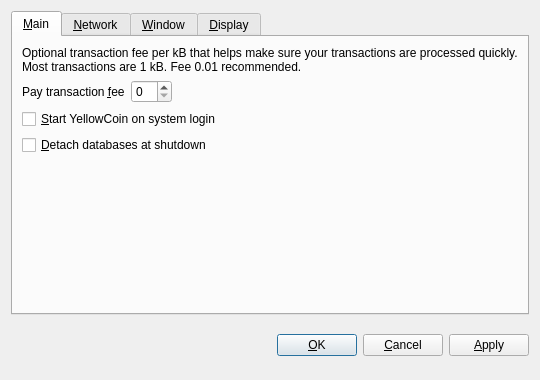
<?xml version="1.0" encoding="UTF-8"?>
<ui version="4.0">
 <class>OptionsDialog</class>
 <widget class="QDialog" name="OptionsDialog">
  <property name="geometry">
   <rect>
    <x>0</x>
    <y>0</y>
    <width>540</width>
    <height>380</height>
   </rect>
  </property>
  <property name="windowTitle">
   <string>Options</string>
  </property>
  <property name="modal">
   <bool>true</bool>
  </property>
  <layout class="QVBoxLayout" name="verticalLayout">
   <item>
    <widget class="QTabWidget" name="tabWidget">
     <property name="tabPosition">
      <enum>QTabWidget::North</enum>
     </property>
     <property name="currentIndex">
      <number>0</number>
     </property>
     <widget class="QWidget" name="tabMain">
      <attribute name="title">
       <string>&amp;Main</string>
      </attribute>
      <layout class="QVBoxLayout" name="verticalLayout_Main">
       <item>
        <widget class="QLabel" name="transactionFeeInfoLabel">
         <property name="text">
          <string>Optional transaction fee per kB that helps make sure your transactions are processed quickly. Most transactions are 1 kB. Fee 0.01 recommended.</string>
         </property>
         <property name="textFormat">
          <enum>Qt::PlainText</enum>
         </property>
         <property name="wordWrap">
          <bool>true</bool>
         </property>
        </widget>
       </item>
       <item>
        <layout class="QHBoxLayout" name="horizontalLayout_Main">
         <item>
          <widget class="QLabel" name="transactionFeeLabel">
           <property name="text">
            <string>Pay transaction &amp;fee</string>
           </property>
           <property name="textFormat">
            <enum>Qt::PlainText</enum>
           </property>
           <property name="buddy">
            <cstring>transactionFee</cstring>
           </property>
          </widget>
         </item>
         <item>
          <widget class="BitcoinAmountField" name="transactionFee"/>
         </item>
         <item>
          <spacer name="horizontalSpacer_Main">
           <property name="orientation">
            <enum>Qt::Horizontal</enum>
           </property>
           <property name="sizeHint" stdset="0">
            <size>
             <width>40</width>
             <height>20</height>
            </size>
           </property>
          </spacer>
         </item>
        </layout>
       </item>
       <item>
        <widget class="QCheckBox" name="bitcoinAtStartup">
         <property name="toolTip">
          <string>Automatically start YellowCoin after logging in to the system.</string>
         </property>
         <property name="text">
          <string>&amp;Start YellowCoin on system login</string>
         </property>
        </widget>
       </item>
       <item>
        <widget class="QCheckBox" name="detachDatabases">
         <property name="toolTip">
          <string>Detach block and address databases at shutdown. This means they can be moved to another data directory, but it slows down shutdown. The wallet is always detached.</string>
         </property>
         <property name="text">
          <string>&amp;Detach databases at shutdown</string>
         </property>
        </widget>
       </item>
       <item>
        <spacer name="verticalSpacer_Main">
         <property name="orientation">
          <enum>Qt::Vertical</enum>
         </property>
         <property name="sizeHint" stdset="0">
          <size>
           <width>20</width>
           <height>40</height>
          </size>
         </property>
        </spacer>
       </item>
      </layout>
     </widget>
     <widget class="QWidget" name="tabNetwork">
      <attribute name="title">
       <string>&amp;Network</string>
      </attribute>
      <layout class="QVBoxLayout" name="verticalLayout_Network">
       <item>
        <widget class="QCheckBox" name="mapPortUpnp">
         <property name="toolTip">
          <string>Automatically open the YellowCoin client port on the router. This only works when your router supports UPnP and it is enabled.</string>
         </property>
         <property name="text">
          <string>Map port using &amp;UPnP</string>
         </property>
        </widget>
       </item>
       <item>
        <widget class="QCheckBox" name="connectSocks">
         <property name="toolTip">
          <string>Connect to the YellowCoin network through a SOCKS proxy (e.g. when connecting through Tor).</string>
         </property>
         <property name="text">
          <string>&amp;Connect through SOCKS proxy:</string>
         </property>
        </widget>
       </item>
       <item>
        <layout class="QHBoxLayout" name="horizontalLayout_Network">
         <item>
          <widget class="QLabel" name="proxyIpLabel">
           <property name="text">
            <string>Proxy &amp;IP:</string>
           </property>
           <property name="textFormat">
            <enum>Qt::PlainText</enum>
           </property>
           <property name="buddy">
            <cstring>proxyIp</cstring>
           </property>
          </widget>
         </item>
         <item>
          <widget class="QValidatedLineEdit" name="proxyIp">
           <property name="maximumSize">
            <size>
             <width>140</width>
             <height>16777215</height>
            </size>
           </property>
           <property name="toolTip">
            <string>IP address of the proxy (e.g. 127.0.0.1)</string>
           </property>
          </widget>
         </item>
         <item>
          <widget class="QLabel" name="proxyPortLabel">
           <property name="text">
            <string>&amp;Port:</string>
           </property>
           <property name="textFormat">
            <enum>Qt::PlainText</enum>
           </property>
           <property name="buddy">
            <cstring>proxyPort</cstring>
           </property>
          </widget>
         </item>
         <item>
          <widget class="QLineEdit" name="proxyPort">
           <property name="maximumSize">
            <size>
             <width>55</width>
             <height>16777215</height>
            </size>
           </property>
           <property name="toolTip">
            <string>Port of the proxy (e.g. 9050)</string>
           </property>
          </widget>
         </item>
         <item>
          <widget class="QLabel" name="socksVersionLabel">
           <property name="text">
            <string>SOCKS &amp;Version:</string>
           </property>
           <property name="textFormat">
            <enum>Qt::PlainText</enum>
           </property>
           <property name="buddy">
            <cstring>socksVersion</cstring>
           </property>
          </widget>
         </item>
         <item>
          <widget class="QValueComboBox" name="socksVersion">
           <property name="toolTip">
            <string>SOCKS version of the proxy (e.g. 5)</string>
           </property>
          </widget>
         </item>
         <item>
          <spacer name="horizontalSpacer_Network">
           <property name="orientation">
            <enum>Qt::Horizontal</enum>
           </property>
           <property name="sizeHint" stdset="0">
            <size>
             <width>40</width>
             <height>20</height>
            </size>
           </property>
          </spacer>
         </item>
        </layout>
       </item>
       <item>
        <spacer name="verticalSpacer_Network">
         <property name="orientation">
          <enum>Qt::Vertical</enum>
         </property>
         <property name="sizeHint" stdset="0">
          <size>
           <width>20</width>
           <height>40</height>
          </size>
         </property>
        </spacer>
       </item>
      </layout>
     </widget>
     <widget class="QWidget" name="tabWindow">
      <attribute name="title">
       <string>&amp;Window</string>
      </attribute>
      <layout class="QVBoxLayout" name="verticalLayout_Window">
       <item>
        <widget class="QCheckBox" name="minimizeToTray">
         <property name="toolTip">
          <string>Show only a tray icon after minimizing the window.</string>
         </property>
         <property name="text">
          <string>&amp;Minimize to the tray instead of the taskbar</string>
         </property>
        </widget>
       </item>
       <item>
        <widget class="QCheckBox" name="minimizeOnClose">
         <property name="toolTip">
          <string>Minimize instead of exit the application when the window is closed. When this option is enabled, the application will be closed only after selecting Quit in the menu.</string>
         </property>
         <property name="text">
          <string>M&amp;inimize on close</string>
         </property>
        </widget>
       </item>
       <item>
        <spacer name="verticalSpacer_Window">
         <property name="orientation">
          <enum>Qt::Vertical</enum>
         </property>
         <property name="sizeHint" stdset="0">
          <size>
           <width>20</width>
           <height>40</height>
          </size>
         </property>
        </spacer>
       </item>
      </layout>
     </widget>
     <widget class="QWidget" name="tabDisplay">
      <attribute name="title">
       <string>&amp;Display</string>
      </attribute>
      <layout class="QVBoxLayout" name="verticalLayout_Display">
       <item>
        <layout class="QHBoxLayout" name="horizontalLayout_1_Display">
         <item>
          <widget class="QLabel" name="langLabel">
           <property name="text">
            <string>User Interface &amp;language:</string>
           </property>
           <property name="textFormat">
            <enum>Qt::PlainText</enum>
           </property>
           <property name="buddy">
            <cstring>lang</cstring>
           </property>
          </widget>
         </item>
         <item>
          <widget class="QValueComboBox" name="lang">
           <property name="toolTip">
            <string>The user interface language can be set here. This setting will take effect after restarting YellowCoin.</string>
           </property>
          </widget>
         </item>
        </layout>
       </item>
       <item>
        <layout class="QHBoxLayout" name="horizontalLayout_2_Display">
         <item>
          <widget class="QLabel" name="unitLabel">
           <property name="text">
            <string>&amp;Unit to show amounts in:</string>
           </property>
           <property name="textFormat">
            <enum>Qt::PlainText</enum>
           </property>
           <property name="buddy">
            <cstring>unit</cstring>
           </property>
          </widget>
         </item>
         <item>
          <widget class="QValueComboBox" name="unit">
           <property name="toolTip">
            <string>Choose the default subdivision unit to show in the interface and when sending coins.</string>
           </property>
          </widget>
         </item>
        </layout>
       </item>
       <item>
        <widget class="QCheckBox" name="displayAddresses">
         <property name="toolTip">
          <string>Whether to show YellowCoin addresses in the transaction list or not.</string>
         </property>
         <property name="text">
          <string>&amp;Display addresses in transaction list</string>
         </property>
        </widget>
       </item>
       <item>
        <spacer name="verticalSpacer_Display">
         <property name="orientation">
          <enum>Qt::Vertical</enum>
         </property>
         <property name="sizeHint" stdset="0">
          <size>
           <width>20</width>
           <height>40</height>
          </size>
         </property>
        </spacer>
       </item>
      </layout>
     </widget>
    </widget>
   </item>
   <item>
    <layout class="QHBoxLayout" name="horizontalLayout_Buttons">
     <item>
      <spacer name="horizontalSpacer_1">
       <property name="orientation">
        <enum>Qt::Horizontal</enum>
       </property>
       <property name="sizeHint" stdset="0">
        <size>
         <width>40</width>
         <height>48</height>
        </size>
       </property>
      </spacer>
     </item>
     <item>
      <widget class="QLabel" name="statusLabel">
       <property name="font">
        <font>
         <weight>75</weight>
         <bold>true</bold>
        </font>
       </property>
       <property name="text">
        <string/>
       </property>
       <property name="textFormat">
        <enum>Qt::PlainText</enum>
       </property>
       <property name="wordWrap">
        <bool>true</bool>
       </property>
      </widget>
     </item>
     <item>
      <spacer name="horizontalSpacer_2">
       <property name="orientation">
        <enum>Qt::Horizontal</enum>
       </property>
       <property name="sizeHint" stdset="0">
        <size>
         <width>40</width>
         <height>48</height>
        </size>
       </property>
      </spacer>
     </item>
     <item>
      <widget class="QPushButton" name="okButton">
       <property name="text">
        <string>&amp;OK</string>
       </property>
      </widget>
     </item>
     <item>
      <widget class="QPushButton" name="cancelButton">
       <property name="text">
        <string>&amp;Cancel</string>
       </property>
       <property name="autoDefault">
        <bool>false</bool>
       </property>
      </widget>
     </item>
     <item>
      <widget class="QPushButton" name="applyButton">
       <property name="text">
        <string>&amp;Apply</string>
       </property>
       <property name="autoDefault">
        <bool>false</bool>
       </property>
      </widget>
     </item>
    </layout>
   </item>
  </layout>
 </widget>
 <customwidgets>
  <customwidget>
   <class>BitcoinAmountField</class>
   <extends>QSpinBox</extends>
   <header>bitcoinamountfield.h</header>
  </customwidget>
  <customwidget>
   <class>QValueComboBox</class>
   <extends>QComboBox</extends>
   <header>qvaluecombobox.h</header>
  </customwidget>
  <customwidget>
   <class>QValidatedLineEdit</class>
   <extends>QLineEdit</extends>
   <header>qvalidatedlineedit.h</header>
  </customwidget>
 </customwidgets>
 <resources/>
 <connections/>
</ui>
